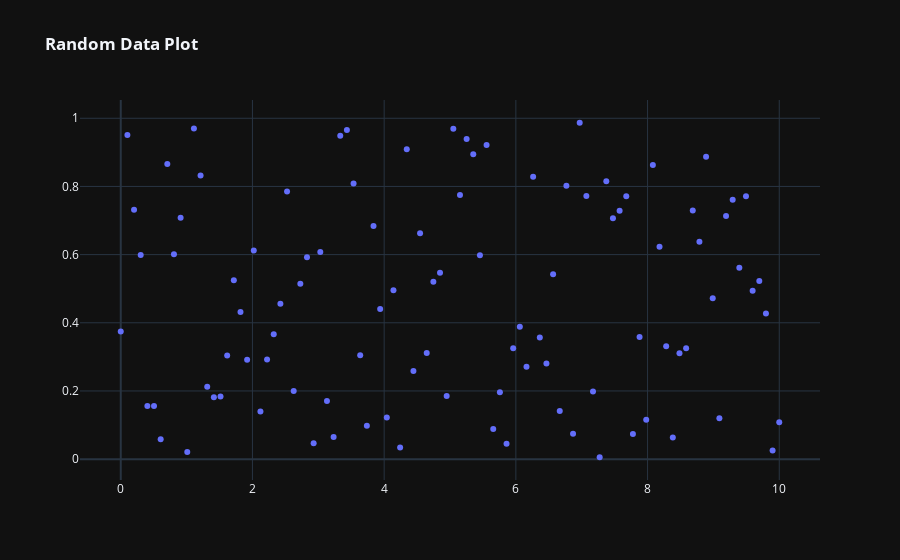

Source (notebook cell):
### Code cell
# 図を作成
fig = go.Figure()
pl.dark_mode(fig)

# ランダムデータを散布図としてプロット
fig.add_trace(go.Scatter(x=x, y=y, mode='markers', name='Random Data'))

# カスタムテンプレートが適用されているか確認
fig.update_layout(title=dict(text='<b>Random Data Plot'))

# 図を表示
fig.show()
